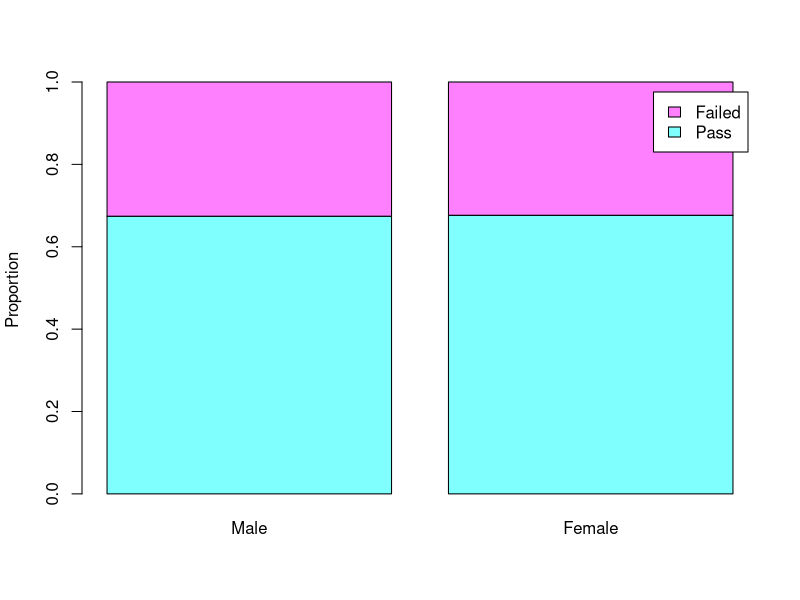
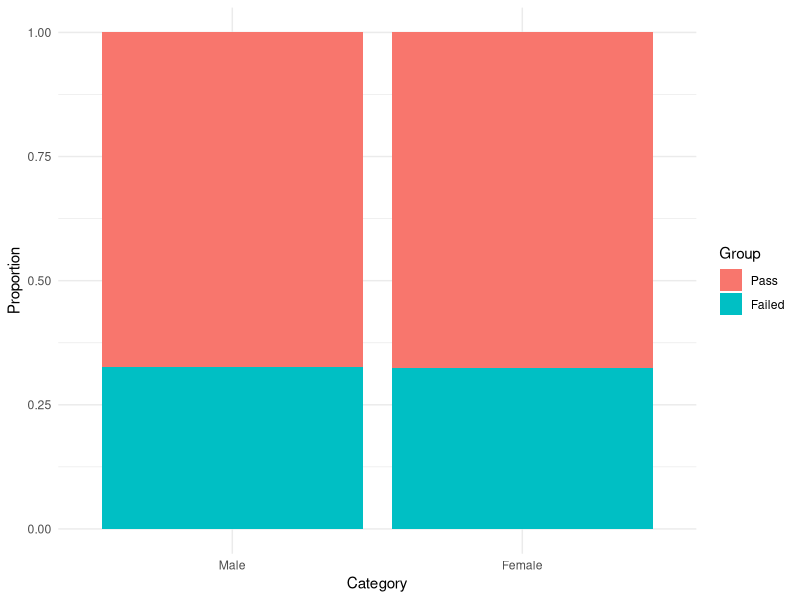

The R script that drew these images, in order:
## ---- chunk 1
results <- matrix(c(60, 23, 29, 11), nrow = 2, byrow = TRUE)
colnames(results) = c("Male", "Female")
rownames(results) = c("Pass", "Failed")
results
barplot(prop.table(results, margin = 2), col = cm.colors(2), ylab = "Proportion", legend = T)
## ---- chunk 2
library("ggplot2")
df_counts <- as.data.frame(as.table(results))
colnames(df_counts) <- c("Group", "Category", "Count")

ggplot(df_counts, aes(x = Category, y = Count, fill = Group)) +
  geom_bar(stat = "identity", position = "fill") +
  ylab("Proportion") +
  theme_minimal()
